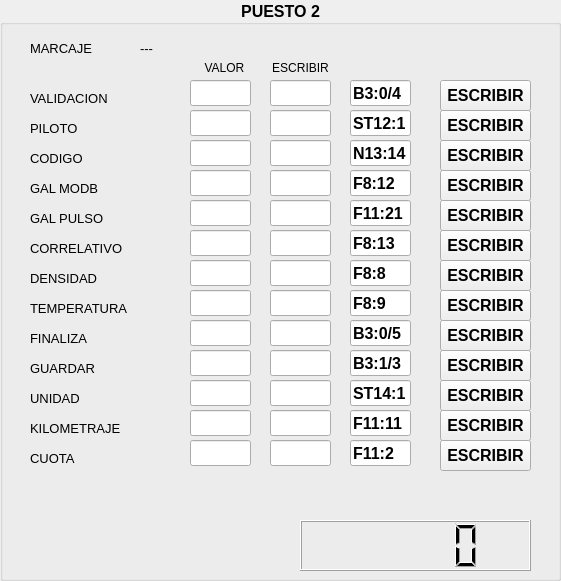
  <widget class="QGroupBox" name="groupBox_2">
   <property name="geometry">
    <rect>
     <x>580</x>
     <y>10</y>
     <width>561</width>
     <height>581</height>
    </rect>
   </property>
   <property name="font">
    <font>
     <pointsize>12</pointsize>
     <bold>true</bold>
    </font>
   </property>
   <property name="title">
    <string>PUESTO 2</string>
   </property>
   <property name="alignment">
    <set>Qt::AlignmentFlag::AlignCenter</set>
   </property>
   <widget class="QLabel" name="label_14">
    <property name="geometry">
     <rect>
      <x>30</x>
      <y>90</y>
      <width>101</width>
      <height>16</height>
     </rect>
    </property>
    <property name="font">
     <font>
      <pointsize>10</pointsize>
      <bold>false</bold>
     </font>
    </property>
    <property name="text">
     <string>VALIDACION</string>
    </property>
   </widget>
   <widget class="QLabel" name="label_15">
    <property name="geometry">
     <rect>
      <x>30</x>
      <y>120</y>
      <width>101</width>
      <height>16</height>
     </rect>
    </property>
    <property name="font">
     <font>
      <pointsize>10</pointsize>
      <bold>false</bold>
     </font>
    </property>
    <property name="text">
     <string>PILOTO</string>
    </property>
   </widget>
   <widget class="QLabel" name="label_16">
    <property name="geometry">
     <rect>
      <x>30</x>
      <y>150</y>
      <width>101</width>
      <height>16</height>
     </rect>
    </property>
    <property name="font">
     <font>
      <pointsize>10</pointsize>
      <bold>false</bold>
     </font>
    </property>
    <property name="text">
     <string>CODIGO</string>
    </property>
   </widget>
   <widget class="QLabel" name="label_17">
    <property name="geometry">
     <rect>
      <x>30</x>
      <y>180</y>
      <width>101</width>
      <height>16</height>
     </rect>
    </property>
    <property name="font">
     <font>
      <pointsize>10</pointsize>
      <bold>false</bold>
     </font>
    </property>
    <property name="text">
     <string>GAL MODB</string>
    </property>
   </widget>
   <widget class="QLabel" name="label_18">
    <property name="geometry">
     <rect>
      <x>30</x>
      <y>210</y>
      <width>101</width>
      <height>16</height>
     </rect>
    </property>
    <property name="font">
     <font>
      <pointsize>10</pointsize>
      <bold>false</bold>
     </font>
    </property>
    <property name="text">
     <string>GAL PULSO</string>
    </property>
   </widget>
   <widget class="QLabel" name="label_19">
    <property name="geometry">
     <rect>
      <x>30</x>
      <y>240</y>
      <width>111</width>
      <height>16</height>
     </rect>
    </property>
    <property name="font">
     <font>
      <pointsize>10</pointsize>
      <bold>false</bold>
     </font>
    </property>
    <property name="text">
     <string>CORRELATIVO</string>
    </property>
   </widget>
   <widget class="QLabel" name="label_20">
    <property name="geometry">
     <rect>
      <x>30</x>
      <y>270</y>
      <width>101</width>
      <height>16</height>
     </rect>
    </property>
    <property name="font">
     <font>
      <pointsize>10</pointsize>
      <bold>false</bold>
     </font>
    </property>
    <property name="text">
     <string>DENSIDAD</string>
    </property>
   </widget>
   <widget class="QLabel" name="label_21">
    <property name="geometry">
     <rect>
      <x>30</x>
      <y>300</y>
      <width>121</width>
      <height>16</height>
     </rect>
    </property>
    <property name="font">
     <font>
      <pointsize>10</pointsize>
      <bold>false</bold>
     </font>
    </property>
    <property name="text">
     <string>TEMPERATURA</string>
    </property>
   </widget>
   <widget class="QLabel" name="label_22">
    <property name="geometry">
     <rect>
      <x>30</x>
      <y>330</y>
      <width>101</width>
      <height>16</height>
     </rect>
    </property>
    <property name="font">
     <font>
      <pointsize>10</pointsize>
      <bold>false</bold>
     </font>
    </property>
    <property name="text">
     <string>FINALIZA</string>
    </property>
   </widget>
   <widget class="QLabel" name="label_23">
    <property name="geometry">
     <rect>
      <x>30</x>
      <y>360</y>
      <width>101</width>
      <height>16</height>
     </rect>
    </property>
    <property name="font">
     <font>
      <pointsize>10</pointsize>
      <bold>false</bold>
     </font>
    </property>
    <property name="text">
     <string>GUARDAR</string>
    </property>
   </widget>
   <widget class="QLabel" name="label_24">
    <property name="geometry">
     <rect>
      <x>30</x>
      <y>390</y>
      <width>101</width>
      <height>16</height>
     </rect>
    </property>
    <property name="font">
     <font>
      <pointsize>10</pointsize>
      <bold>false</bold>
     </font>
    </property>
    <property name="text">
     <string>UNIDAD</string>
    </property>
   </widget>
   <widget class="QLabel" name="label_25">
    <property name="geometry">
     <rect>
      <x>30</x>
      <y>420</y>
      <width>111</width>
      <height>16</height>
     </rect>
    </property>
    <property name="font">
     <font>
      <pointsize>10</pointsize>
      <bold>false</bold>
     </font>
    </property>
    <property name="text">
     <string>KILOMETRAJE</string>
    </property>
   </widget>
   <widget class="QLabel" name="label_26">
    <property name="geometry">
     <rect>
      <x>30</x>
      <y>450</y>
      <width>101</width>
      <height>16</height>
     </rect>
    </property>
    <property name="font">
     <font>
      <pointsize>10</pointsize>
      <bold>false</bold>
     </font>
    </property>
    <property name="text">
     <string>CUOTA</string>
    </property>
   </widget>
   <widget class="QLabel" name="label_44">
    <property name="geometry">
     <rect>
      <x>30</x>
      <y>40</y>
      <width>71</width>
      <height>16</height>
     </rect>
    </property>
    <property name="font">
     <font>
      <pointsize>10</pointsize>
      <bold>false</bold>
     </font>
    </property>
    <property name="text">
     <string>MARCAJE</string>
    </property>
   </widget>
   <widget class="QLabel" name="lbl_marcaje_3">
    <property name="geometry">
     <rect>
      <x>140</x>
      <y>40</y>
      <width>351</width>
      <height>16</height>
     </rect>
    </property>
    <property name="font">
     <font>
      <pointsize>10</pointsize>
      <bold>false</bold>
     </font>
    </property>
    <property name="text">
     <string>---</string>
    </property>
   </widget>
   <widget class="QLabel" name="label_45">
    <property name="geometry">
     <rect>
      <x>200</x>
      <y>60</y>
      <width>49</width>
      <height>16</height>
     </rect>
    </property>
    <property name="font">
     <font>
      <pointsize>9</pointsize>
      <bold>false</bold>
     </font>
    </property>
    <property name="text">
     <string>VALOR</string>
    </property>
    <property name="alignment">
     <set>Qt::AlignmentFlag::AlignCenter</set>
    </property>
   </widget>
   <widget class="QLabel" name="label_46">
    <property name="geometry">
     <rect>
      <x>270</x>
      <y>60</y>
      <width>61</width>
      <height>16</height>
     </rect>
    </property>
    <property name="font">
     <font>
      <pointsize>9</pointsize>
      <bold>false</bold>
     </font>
    </property>
    <property name="text">
     <string>ESCRIBIR</string>
    </property>
    <property name="alignment">
     <set>Qt::AlignmentFlag::AlignCenter</set>
    </property>
   </widget>
   <widget class="QLCDNumber" name="lcdDespacho2">
    <property name="geometry">
     <rect>
      <x>300</x>
      <y>520</y>
      <width>231</width>
      <height>51</height>
     </rect>
    </property>
   </widget>
   <widget class="QPushButton" name="btn_escribir1_2">
    <property name="geometry">
     <rect>
      <x>440</x>
      <y>80</y>
      <width>91</width>
      <height>31</height>
     </rect>
    </property>
    <property name="text">
     <string>ESCRIBIR</string>
    </property>
   </widget>
   <widget class="QPushButton" name="btn_escribir2_2">
    <property name="geometry">
     <rect>
      <x>440</x>
      <y>110</y>
      <width>91</width>
      <height>31</height>
     </rect>
    </property>
    <property name="text">
     <string>ESCRIBIR</string>
    </property>
   </widget>
   <widget class="QPushButton" name="btn_escribir3_2">
    <property name="geometry">
     <rect>
      <x>440</x>
      <y>140</y>
      <width>91</width>
      <height>31</height>
     </rect>
    </property>
    <property name="text">
     <string>ESCRIBIR</string>
    </property>
   </widget>
   <widget class="QPushButton" name="btn_escribir4_2">
    <property name="geometry">
     <rect>
      <x>440</x>
      <y>170</y>
      <width>91</width>
      <height>31</height>
     </rect>
    </property>
    <property name="text">
     <string>ESCRIBIR</string>
    </property>
   </widget>
   <widget class="QPushButton" name="btn_escribir5_2">
    <property name="geometry">
     <rect>
      <x>440</x>
      <y>200</y>
      <width>91</width>
      <height>31</height>
     </rect>
    </property>
    <property name="text">
     <string>ESCRIBIR</string>
    </property>
   </widget>
   <widget class="QPushButton" name="btn_escribir6_2">
    <property name="geometry">
     <rect>
      <x>440</x>
      <y>230</y>
      <width>91</width>
      <height>31</height>
     </rect>
    </property>
    <property name="text">
     <string>ESCRIBIR</string>
    </property>
   </widget>
   <widget class="QPushButton" name="btn_escribir7_2">
    <property name="geometry">
     <rect>
      <x>440</x>
      <y>260</y>
      <width>91</width>
      <height>31</height>
     </rect>
    </property>
    <property name="text">
     <string>ESCRIBIR</string>
    </property>
   </widget>
   <widget class="QPushButton" name="btn_escribir8_2">
    <property name="geometry">
     <rect>
      <x>440</x>
      <y>290</y>
      <width>91</width>
      <height>31</height>
     </rect>
    </property>
    <property name="text">
     <string>ESCRIBIR</string>
    </property>
   </widget>
   <widget class="QPushButton" name="btn_escribir9_2">
    <property name="geometry">
     <rect>
      <x>440</x>
      <y>320</y>
      <width>91</width>
      <height>31</height>
     </rect>
    </property>
    <property name="text">
     <string>ESCRIBIR</string>
    </property>
   </widget>
   <widget class="QPushButton" name="btn_escribir10_2">
    <property name="geometry">
     <rect>
      <x>440</x>
      <y>350</y>
      <width>91</width>
      <height>31</height>
     </rect>
    </property>
    <property name="text">
     <string>ESCRIBIR</string>
    </property>
   </widget>
   <widget class="QPushButton" name="btn_escribir11_2">
    <property name="geometry">
     <rect>
      <x>440</x>
      <y>380</y>
      <width>91</width>
      <height>31</height>
     </rect>
    </property>
    <property name="text">
     <string>ESCRIBIR</string>
    </property>
   </widget>
   <widget class="QPushButton" name="btn_escribir12_2">
    <property name="geometry">
     <rect>
      <x>440</x>
      <y>410</y>
      <width>91</width>
      <height>31</height>
     </rect>
    </property>
    <property name="text">
     <string>ESCRIBIR</string>
    </property>
   </widget>
   <widget class="QPushButton" name="btn_escribir13_2">
    <property name="geometry">
     <rect>
      <x>440</x>
      <y>440</y>
      <width>91</width>
      <height>31</height>
     </rect>
    </property>
    <property name="text">
     <string>ESCRIBIR</string>
    </property>
   </widget>
   <widget class="QLineEdit" name="txt_escribir1_2">
    <property name="geometry">
     <rect>
      <x>270</x>
      <y>80</y>
      <width>61</width>
      <height>26</height>
     </rect>
    </property>
    <property name="font">
     <font>
      <pointsize>10</pointsize>
      <bold>false</bold>
     </font>
    </property>
   </widget>
   <widget class="QLineEdit" name="txt_escribir2_2">
    <property name="geometry">
     <rect>
      <x>270</x>
      <y>110</y>
      <width>61</width>
      <height>26</height>
     </rect>
    </property>
    <property name="font">
     <font>
      <pointsize>10</pointsize>
      <bold>false</bold>
     </font>
    </property>
   </widget>
   <widget class="QLineEdit" name="txt_escribir3_2">
    <property name="geometry">
     <rect>
      <x>270</x>
      <y>140</y>
      <width>61</width>
      <height>26</height>
     </rect>
    </property>
    <property name="font">
     <font>
      <pointsize>10</pointsize>
      <bold>false</bold>
     </font>
    </property>
   </widget>
   <widget class="QLineEdit" name="txt_escribir4_2">
    <property name="geometry">
     <rect>
      <x>270</x>
      <y>170</y>
      <width>61</width>
      <height>26</height>
     </rect>
    </property>
    <property name="font">
     <font>
      <pointsize>10</pointsize>
      <bold>false</bold>
     </font>
    </property>
   </widget>
   <widget class="QLineEdit" name="txt_escribir5_2">
    <property name="geometry">
     <rect>
      <x>270</x>
      <y>200</y>
      <width>61</width>
      <height>26</height>
     </rect>
    </property>
    <property name="font">
     <font>
      <pointsize>10</pointsize>
      <bold>false</bold>
     </font>
    </property>
   </widget>
   <widget class="QLineEdit" name="txt_escribir6_2">
    <property name="geometry">
     <rect>
      <x>270</x>
      <y>230</y>
      <width>61</width>
      <height>26</height>
     </rect>
    </property>
    <property name="font">
     <font>
      <pointsize>10</pointsize>
      <bold>false</bold>
     </font>
    </property>
   </widget>
   <widget class="QLineEdit" name="txt_escribir7_2">
    <property name="geometry">
     <rect>
      <x>270</x>
      <y>260</y>
      <width>61</width>
      <height>26</height>
     </rect>
    </property>
    <property name="font">
     <font>
      <pointsize>10</pointsize>
      <bold>false</bold>
     </font>
    </property>
   </widget>
   <widget class="QLineEdit" name="txt_escribir8_2">
    <property name="geometry">
     <rect>
      <x>270</x>
      <y>290</y>
      <width>61</width>
      <height>26</height>
     </rect>
    </property>
    <property name="font">
     <font>
      <pointsize>10</pointsize>
      <bold>false</bold>
     </font>
    </property>
   </widget>
   <widget class="QLineEdit" name="txt_escribir9_2">
    <property name="geometry">
     <rect>
      <x>270</x>
      <y>320</y>
      <width>61</width>
      <height>26</height>
     </rect>
    </property>
    <property name="font">
     <font>
      <pointsize>10</pointsize>
      <bold>false</bold>
     </font>
    </property>
   </widget>
   <widget class="QLineEdit" name="txt_escribir10_2">
    <property name="geometry">
     <rect>
      <x>270</x>
      <y>350</y>
      <width>61</width>
      <height>26</height>
     </rect>
    </property>
    <property name="font">
     <font>
      <pointsize>10</pointsize>
      <bold>false</bold>
     </font>
    </property>
   </widget>
   <widget class="QLineEdit" name="txt_escribir11_2">
    <property name="geometry">
     <rect>
      <x>270</x>
      <y>380</y>
      <width>61</width>
      <height>26</height>
     </rect>
    </property>
    <property name="font">
     <font>
      <pointsize>10</pointsize>
      <bold>false</bold>
     </font>
    </property>
   </widget>
   <widget class="QLineEdit" name="txt_escribir12_2">
    <property name="geometry">
     <rect>
      <x>270</x>
      <y>410</y>
      <width>61</width>
      <height>26</height>
     </rect>
    </property>
    <property name="font">
     <font>
      <pointsize>10</pointsize>
      <bold>false</bold>
     </font>
    </property>
   </widget>
   <widget class="QLineEdit" name="txt_escribir13_2">
    <property name="geometry">
     <rect>
      <x>270</x>
      <y>440</y>
      <width>61</width>
      <height>26</height>
     </rect>
    </property>
    <property name="font">
     <font>
      <pointsize>10</pointsize>
      <bold>false</bold>
     </font>
    </property>
   </widget>
   <widget class="QLineEdit" name="txt_valor13_2">
    <property name="geometry">
     <rect>
      <x>190</x>
      <y>440</y>
      <width>61</width>
      <height>26</height>
     </rect>
    </property>
    <property name="font">
     <font>
      <pointsize>10</pointsize>
      <bold>false</bold>
     </font>
    </property>
   </widget>
   <widget class="QLineEdit" name="txt_valor11_2">
    <property name="geometry">
     <rect>
      <x>190</x>
      <y>380</y>
      <width>61</width>
      <height>26</height>
     </rect>
    </property>
    <property name="font">
     <font>
      <pointsize>10</pointsize>
      <bold>false</bold>
     </font>
    </property>
   </widget>
   <widget class="QLineEdit" name="txt_valor12_2">
    <property name="geometry">
     <rect>
      <x>190</x>
      <y>410</y>
      <width>61</width>
      <height>26</height>
     </rect>
    </property>
    <property name="font">
     <font>
      <pointsize>10</pointsize>
      <bold>false</bold>
     </font>
    </property>
   </widget>
   <widget class="QLineEdit" name="txt_valor10_2">
    <property name="geometry">
     <rect>
      <x>190</x>
      <y>350</y>
      <width>61</width>
      <height>26</height>
     </rect>
    </property>
    <property name="font">
     <font>
      <pointsize>10</pointsize>
      <bold>false</bold>
     </font>
    </property>
   </widget>
   <widget class="QLineEdit" name="txt_valor9_2">
    <property name="geometry">
     <rect>
      <x>190</x>
      <y>320</y>
      <width>61</width>
      <height>26</height>
     </rect>
    </property>
    <property name="font">
     <font>
      <pointsize>10</pointsize>
      <bold>false</bold>
     </font>
    </property>
   </widget>
   <widget class="QLineEdit" name="txt_valor5_2">
    <property name="geometry">
     <rect>
      <x>190</x>
      <y>200</y>
      <width>61</width>
      <height>26</height>
     </rect>
    </property>
    <property name="font">
     <font>
      <pointsize>10</pointsize>
      <bold>false</bold>
     </font>
    </property>
   </widget>
   <widget class="QLineEdit" name="txt_valor8_2">
    <property name="geometry">
     <rect>
      <x>190</x>
      <y>290</y>
      <width>61</width>
      <height>26</height>
     </rect>
    </property>
    <property name="font">
     <font>
      <pointsize>10</pointsize>
      <bold>false</bold>
     </font>
    </property>
   </widget>
   <widget class="QLineEdit" name="txt_valor6_2">
    <property name="geometry">
     <rect>
      <x>190</x>
      <y>230</y>
      <width>61</width>
      <height>26</height>
     </rect>
    </property>
    <property name="font">
     <font>
      <pointsize>10</pointsize>
      <bold>false</bold>
     </font>
    </property>
   </widget>
   <widget class="QLineEdit" name="txt_valor2_2">
    <property name="geometry">
     <rect>
      <x>190</x>
      <y>110</y>
      <width>61</width>
      <height>26</height>
     </rect>
    </property>
    <property name="font">
     <font>
      <pointsize>10</pointsize>
      <bold>false</bold>
     </font>
    </property>
   </widget>
   <widget class="QLineEdit" name="txt_valor7_2">
    <property name="geometry">
     <rect>
      <x>190</x>
      <y>260</y>
      <width>61</width>
      <height>26</height>
     </rect>
    </property>
    <property name="font">
     <font>
      <pointsize>10</pointsize>
      <bold>false</bold>
     </font>
    </property>
   </widget>
   <widget class="QLineEdit" name="txt_valor3_2">
    <property name="geometry">
     <rect>
      <x>190</x>
      <y>140</y>
      <width>61</width>
      <height>26</height>
     </rect>
    </property>
    <property name="font">
     <font>
      <pointsize>10</pointsize>
      <bold>false</bold>
     </font>
    </property>
   </widget>
   <widget class="QLineEdit" name="txt_valor1_2">
    <property name="geometry">
     <rect>
      <x>190</x>
      <y>80</y>
      <width>61</width>
      <height>26</height>
     </rect>
    </property>
    <property name="font">
     <font>
      <pointsize>10</pointsize>
      <bold>false</bold>
     </font>
    </property>
   </widget>
   <widget class="QLineEdit" name="txt_valor4_2">
    <property name="geometry">
     <rect>
      <x>190</x>
      <y>170</y>
      <width>61</width>
      <height>26</height>
     </rect>
    </property>
    <property name="font">
     <font>
      <pointsize>10</pointsize>
      <bold>false</bold>
     </font>
    </property>
   </widget>
   <widget class="QLineEdit" name="txt_variable13_2">
    <property name="geometry">
     <rect>
      <x>350</x>
      <y>440</y>
      <width>61</width>
      <height>26</height>
     </rect>
    </property>
    <property name="text">
     <string>F11:2</string>
    </property>
   </widget>
   <widget class="QLineEdit" name="txt_variable11_2">
    <property name="geometry">
     <rect>
      <x>350</x>
      <y>380</y>
      <width>61</width>
      <height>26</height>
     </rect>
    </property>
    <property name="text">
     <string>ST14:1</string>
    </property>
   </widget>
   <widget class="QLineEdit" name="txt_variable12_2">
    <property name="geometry">
     <rect>
      <x>350</x>
      <y>410</y>
      <width>61</width>
      <height>26</height>
     </rect>
    </property>
    <property name="text">
     <string>F11:11</string>
    </property>
   </widget>
   <widget class="QLineEdit" name="txt_variable10_2">
    <property name="geometry">
     <rect>
      <x>350</x>
      <y>350</y>
      <width>61</width>
      <height>26</height>
     </rect>
    </property>
    <property name="text">
     <string>B3:1/3</string>
    </property>
   </widget>
   <widget class="QLineEdit" name="txt_variable9_2">
    <property name="geometry">
     <rect>
      <x>350</x>
      <y>320</y>
      <width>61</width>
      <height>26</height>
     </rect>
    </property>
    <property name="text">
     <string>B3:0/5</string>
    </property>
   </widget>
   <widget class="QLineEdit" name="txt_variable5_2">
    <property name="geometry">
     <rect>
      <x>350</x>
      <y>200</y>
      <width>61</width>
      <height>26</height>
     </rect>
    </property>
    <property name="text">
     <string>F11:21</string>
    </property>
   </widget>
   <widget class="QLineEdit" name="txt_variable8_2">
    <property name="geometry">
     <rect>
      <x>350</x>
      <y>290</y>
      <width>61</width>
      <height>26</height>
     </rect>
    </property>
    <property name="text">
     <string>F8:9</string>
    </property>
   </widget>
   <widget class="QLineEdit" name="txt_variable6_2">
    <property name="geometry">
     <rect>
      <x>350</x>
      <y>230</y>
      <width>61</width>
      <height>26</height>
     </rect>
    </property>
    <property name="text">
     <string>F8:13</string>
    </property>
   </widget>
   <widget class="QLineEdit" name="txt_variable2_2">
    <property name="geometry">
     <rect>
      <x>350</x>
      <y>110</y>
      <width>61</width>
      <height>26</height>
     </rect>
    </property>
    <property name="text">
     <string>ST12:1</string>
    </property>
   </widget>
   <widget class="QLineEdit" name="txt_variable7_2">
    <property name="geometry">
     <rect>
      <x>350</x>
      <y>260</y>
      <width>61</width>
      <height>26</height>
     </rect>
    </property>
    <property name="text">
     <string>F8:8</string>
    </property>
   </widget>
   <widget class="QLineEdit" name="txt_variable3_2">
    <property name="geometry">
     <rect>
      <x>350</x>
      <y>140</y>
      <width>61</width>
      <height>26</height>
     </rect>
    </property>
    <property name="text">
     <string>N13:14</string>
    </property>
   </widget>
   <widget class="QLineEdit" name="txt_variable1_2">
    <property name="geometry">
     <rect>
      <x>350</x>
      <y>80</y>
      <width>61</width>
      <height>26</height>
     </rect>
    </property>
    <property name="text">
     <string>B3:0/4</string>
    </property>
   </widget>
   <widget class="QLineEdit" name="txt_variable4_2">
    <property name="geometry">
     <rect>
      <x>350</x>
      <y>170</y>
      <width>61</width>
      <height>26</height>
     </rect>
    </property>
    <property name="text">
     <string>F8:12</string>
    </property>
   </widget>
  </widget>
